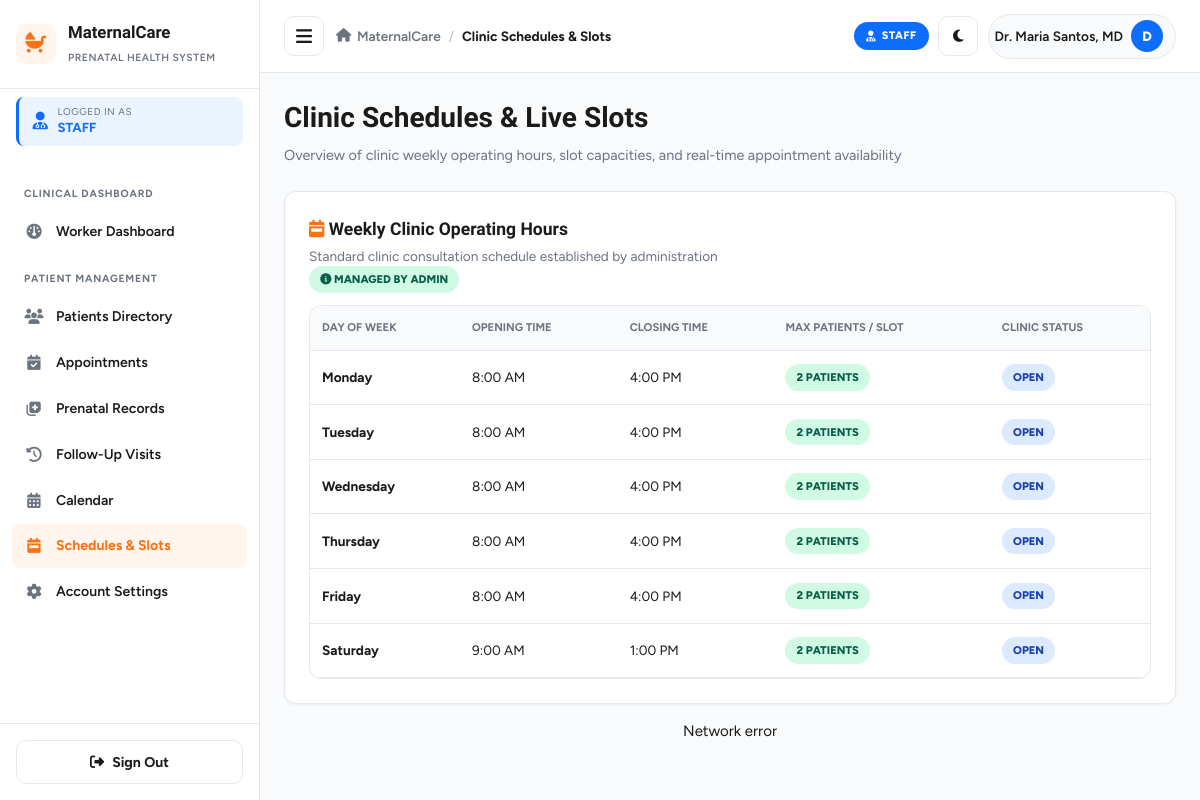
Page /worker/schedules.php (signed in) on the committed database.
### tables this page shows
CREATE TABLE IF NOT EXISTS `schedules` (
    `id` INT AUTO_INCREMENT PRIMARY KEY,
    `staff_id` INT DEFAULT NULL,
    `day_of_week` ENUM('Monday', 'Tuesday', 'Wednesday', 'Thursday', 'Friday', 'Saturday', 'Sunday') NOT NULL,
    `start_time` TIME NOT NULL DEFAULT '08:00:00',
    `end_time` TIME NOT NULL DEFAULT '16:00:00',
    `max_patients_per_slot` INT NOT NULL DEFAULT 2,
    `is_active` TINYINT(1) NOT NULL DEFAULT 1,
    FOREIGN KEY (`staff_id`) REFERENCES `users`(`id`) ON DELETE SET NULL
);

### includes/slot_helper.php (called while the page is built, shortened)
<?php
function getClinicWeeklySchedule($db) {
    try {
        $stmt = $db->query("SELECT * FROM schedules ORDER BY FIELD(day_of_week, 'Monday','Tuesday','Wednesday','Thursday','Friday','Saturday','Sunday')");
        return $stmt->fetchAll();
    } catch (Exception $e) {
        return [];
    }
}

### worker/schedules.php (the view, shortened to what this page needs)
<?php
require_once __DIR__ . '/../includes/auth_check.php';
require_once __DIR__ . '/../includes/slot_helper.php';
try {
    $db = getDB();
    $schedules = getClinicWeeklySchedule($db);
} catch (Exception $e) {
    die("Schedules error: " . $e->getMessage());
}
include __DIR__ . '/../includes/header.php';
?>
<div class="page-header">
    <div class="page-title">
        <h1>Clinic Schedules & Live Slots</h1>
        <p>Overview of clinic weekly operating hours, slot capacities, and real-time appointment availability</p>
    </div>
</div>
<div class="dashboard-card mb-4" style="padding: 1.5rem;">
    <div class="card-header-flex mb-3">
        <div>
            <h3 style="margin-bottom: 0.25rem;"><i class="fa-solid fa-calendar-week text-primary"></i> Weekly Clinic Operating Hours</h3>
            <p class="text-muted" style="margin: 0; font-size: 0.85rem;">Standard clinic consultation schedule established by administration</p>
        </div>
        <span class="badge badge-confirmed"><i class="fa-solid fa-circle-info"></i> Managed by Admin</span>
    </div>
    <div class="table-responsive">
        <table class="table">
            <thead>
                <tr>
                    <th>Day of Week</th>
                    <th>Opening Time</th>
                    <th>Closing Time</th>
                    <th>Max Patients / Slot</th>
                    <th>Clinic Status</th>
                </tr>
            </thead>
            <tbody>
                <?php foreach ($schedules as $sched): ?>
                    <tr>
                        <td><strong><?php echo $sched['day_of_week']; ?></strong></td>
                        <td><?php echo date('g:i A', strtotime($sched['start_time'])); ?></td>
                        <td><?php echo date('g:i A', strtotime($sched['end_time'])); ?></td>
                        <td><span class="badge badge-confirmed"><?php echo $sched['max_patients_per_slot']; ?> patients</span></td>
                        <td><span class="badge badge-<?php echo $sched['is_active'] ? 'completed' : 'cancelled'; ?>"><?php echo $sched['is_active'] ? 'Open' : 'Closed'; ?></span></td>
                    </tr>
                <?php endforeach; ?>
            </tbody>
        </table>
    </div>
</div>
<div id="workerSchedulesSlotTrackerContainer" class="mt-4"></div>
<?php include __DIR__ . '/../includes/footer.php'; ?>

### assets/css/style.css (style rules this page uses)
:root { --primary: #f97316; --primary-dark: #ea580c; --primary-light: #fff5ed; --success: #10b981; --warning: #f59e0b; --danger: #dc3545; --info: #0d6efd; --bg-body: #f8fafc; --surface: #ffffff; --text-dark: #1a1a1a; --text-muted: #6b7280; --border-color: #e5e7eb; --radius-sm: 8px; --radius-md: 12px; --radius-lg: 16px; --shadow-sm: 0 1px 3px rgba(0, 0, 0, 0.05); --shadow-md: 0 4px 12px rgba(0, 0, 0, 0.08); --shadow-lg: 0 10px 30px rgba(0, 0, 0, 0.12); --transition: all 0.25s ease; --sidebar-width: 260px; }
* { margin: 0; padding: 0; box-sizing: border-box; }
html, body { max-width: 100%; overflow-x: hidden; }
body { font-family: 'Figtree', -apple-system, BlinkMacSystemFont, 'Segoe UI', sans-serif; background: var(--bg-body); color: var(--text-dark); line-height: 1.5; font-size: 15px; transition: background 0.3s ease, color 0.3s ease; }
h1, h2, h3, h4, h5, h6 { font-family: 'Bricolage Grotesque', 'Figtree', sans-serif; font-weight: 700; color: var(--text-dark); }
.page-header { display: flex; justify-content: space-between; align-items: flex-start; gap: 1rem; margin-bottom: 1.5rem; flex-wrap: wrap; }
.page-header h1 { font-size: 1.75rem; margin-bottom: 0.35rem; }
.page-header p { color: var(--text-muted); font-size: 0.9rem; }
.dashboard-card { background: var(--surface); border: 1px solid var(--border-color); border-radius: var(--radius-md); padding: 1.5rem; box-shadow: var(--shadow-sm); transition: background 0.3s ease, border-color 0.3s ease; }
.badge { display: inline-block; padding: 0.3rem 0.7rem; border-radius: 20px; font-size: 0.7rem; font-weight: 800; text-transform: uppercase; }
.badge-confirmed { background: #d1fae5; color: #065f46; }
.badge-completed { background: #dbeafe; color: #1e40af; }
.table-responsive { width: 100%; overflow-x: auto; border-radius: var(--radius-md); background: var(--surface); border: 1px solid var(--border-color); }
.table { width: 100%; border-collapse: collapse; font-size: 0.85rem; }
.table th { text-align: left; padding: 0.85rem 0.75rem; font-size: 0.7rem; text-transform: uppercase; color: var(--text-muted); font-weight: 700; background: var(--bg-body); border-bottom: 1px solid var(--border-color); }
.table td { padding: 0.85rem 0.75rem; font-size: 0.85rem; border-bottom: 1px solid var(--border-color); color: var(--text-dark); }
.text-muted { color: var(--text-muted); }
.text-primary { color: var(--primary); }
.mb-3 { margin-bottom: 0.75rem; }
.mb-4 { margin-bottom: 1rem; }
.mt-4 { margin-top: 1rem; }

### rows in the picture
schedules: day_of_week "Monday", start_time "8:00 AM", end_time "4:00 PM", max_patients_per_slot "2", is_active "OPEN"
schedules: day_of_week "Tuesday", start_time "8:00 AM", end_time "4:00 PM", max_patients_per_slot "2", is_active "OPEN"
schedules: day_of_week "Wednesday", start_time "8:00 AM", end_time "4:00 PM", max_patients_per_slot "2", is_active "OPEN"
schedules: day_of_week "Thursday", start_time "8:00 AM", end_time "4:00 PM", max_patients_per_slot "2", is_active "OPEN"
schedules: day_of_week "Friday", start_time "8:00 AM", end_time "4:00 PM", max_patients_per_slot "2", is_active "OPEN"
schedules: day_of_week "Saturday", start_time "9:00 AM", end_time "1:00 PM", max_patients_per_slot "2", is_active "OPEN"

### other values in the picture
$role['label'] "STAFF"
$item['section'] "CLINICAL DASHBOARD"
$item['label'] "Worker Dashboard"
$item['section'] "PATIENT MANAGEMENT"
$item['label'] "Patients Directory"
$item['label'] "Appointments"
$item['label'] "Prenatal Records"
$item['label'] "Follow-Up Visits"
$item['label'] "Calendar"
$item['label'] "Schedules & Slots"
$item['label'] "Account Settings"
$pageTitle "Clinic Schedules & Slots"
$currentName "Dr. Maria Santos, MD"
$userInitial "D"
